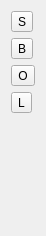
<?xml version="1.0" encoding="UTF-8"?>
<ui version="4.0">
 <class>tools_panel</class>
 <widget class="QWidget" name="tools_panel">
  <property name="geometry">
   <rect>
    <x>0</x>
    <y>0</y>
    <width>44</width>
    <height>236</height>
   </rect>
  </property>
  <property name="sizePolicy">
   <sizepolicy hsizetype="Maximum" vsizetype="Preferred">
    <horstretch>0</horstretch>
    <verstretch>0</verstretch>
   </sizepolicy>
  </property>
  <property name="windowTitle">
   <string>Form</string>
  </property>
  <layout class="QGridLayout" name="gridLayout_2">
   <item row="3" column="0">
    <widget class="QToolButton" name="LineTool">
     <property name="text">
      <string>L</string>
     </property>
    </widget>
   </item>
   <item row="2" column="0">
    <widget class="QToolButton" name="ObjectTool">
     <property name="text">
      <string>O</string>
     </property>
    </widget>
   </item>
   <item row="4" column="0">
    <spacer name="verticalSpacer">
     <property name="orientation">
      <enum>Qt::Vertical</enum>
     </property>
     <property name="sizeHint" stdset="0">
      <size>
       <width>20</width>
       <height>40</height>
      </size>
     </property>
    </spacer>
   </item>
   <item row="0" column="0">
    <widget class="QToolButton" name="SelectTool">
     <property name="text">
      <string>S</string>
     </property>
    </widget>
   </item>
   <item row="1" column="0">
    <widget class="QToolButton" name="BrushTool">
     <property name="text">
      <string>B</string>
     </property>
    </widget>
   </item>
  </layout>
 </widget>
 <resources/>
 <connections/>
</ui>
